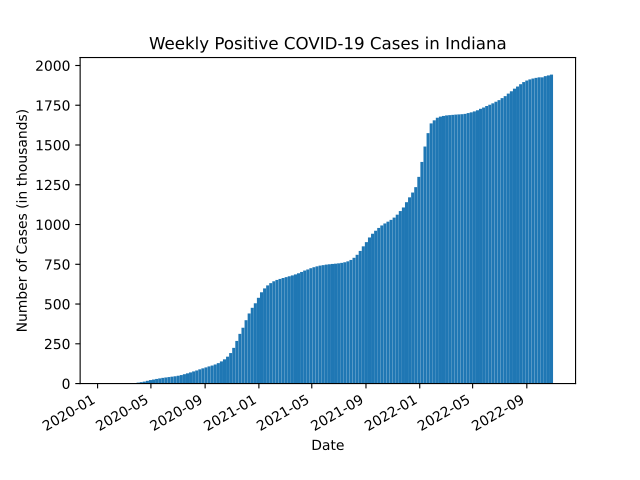

Recreate this plot in Python.
"""
Author: Georgio Khalil, gkhalil@purdue.edu
Assignment: 10.3 - Covid 19 Cases
Date: 11/18/2022

Description:
    This program reads covid-19 data from a file and generates a plot of cumulative new cases.

Contributors:

My contributor(s) helped me:
    [ ] understand the assignment expectations without
        telling me how they will approach it.
    [ ] understand different ways to think about a solution
        without helping me plan my solution.
    [ ] think through the meaning of a specific error or
        bug present in my code without looking at my code.
    Note that if you helped somebody else with their code, you
    have to list that person as a contributor.

Academic Integrity Statement:
    I have not used source code obtained from any unauthorized
    source, either modified or unmodified; nor have I provided
    another student access to my code.  The project I am
    submitting is my own original work.
"""

"""Import additional modules below this line (starting with unit 6)."""
import matplotlib.pyplot as plt
import datetime

"""Write new functions below this line (starting with unit 4)."""

def main():
    fig, ax = plt.subplots()
    dates=[]
    x=[] #list which will contain weekly start date
    y=[] #list which will contain cumulative new cases
    n=0 #container for weekly new cases
    with open('indiana_covid-19_data_fall_2022.txt') as fo: #context manager
        lines=fo.readlines() #split text into lines
        for string in lines:
            dates.append(string.split()[0]) #separate by whitespace, first group is start date
            n=n+float(string.split()[2]) #compute cumulative new cases
            y.append(n/1000) #append cumulative new cases to list (in thousands)
    
    for date in dates: #formatting dates on the graph
        year, m, d = date.split('-')
        dt = datetime.date(int(year), int(m), int(d))
        x.append(dt)

    ax.bar(x,y,width=7)
    ax.set_title('Weekly Positive COVID-19 Cases in Indiana') #plot title
    ax.set_xlabel('Date') #x label
    ax.set_ylabel('Number of Cases (in thousands)') #y label
    ax.set_ylim(0,2050)
    fig.autofmt_xdate() #format dates
    plt.show()
    

"""Do not change anything below this line."""
if __name__ == "__main__":
    main()
